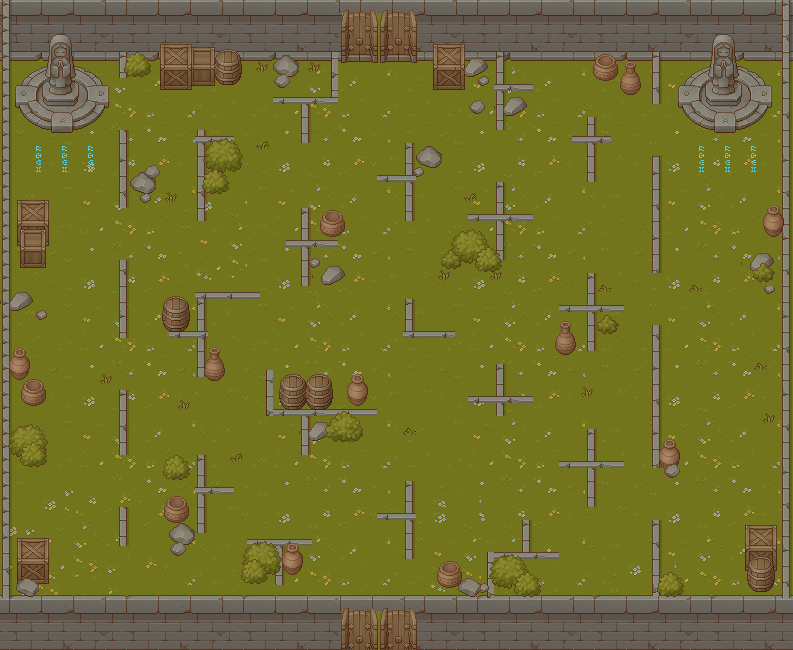

A level layout from a 2D game, rendered from its tile map. Below: a short description, then the map file with tile-grid data replaced by summaries:
An orthogonal 61x50 tile map with 13x13 px tiles, 26 tile layers (Ground, GRass, WallsBack, Walls, ...), 8 tilesets.

<map version="1.10" tiledversion="1.12.1" orientation="orthogonal" renderorder="right-down" width="61" height="50" tilewidth="13" tileheight="13" infinite="0" nextlayerid="40" nextobjectid="1">
 <tileset firstgid="1" name="TX Props with Shadow" tilewidth="13" tileheight="13" tilecount="1521" columns="39">
  <image source="TX Props with Shadow.png" width="512" height="512" />
 </tileset>
 <tileset firstgid="1522" name="TX Plant with Shadow" tilewidth="13" tileheight="13" tilecount="1521" columns="39">
  <image source="TX Plant with Shadow.png" width="512" height="512" />
 </tileset>
 <tileset firstgid="3043" name="TX Plant" tilewidth="13" tileheight="13" tilecount="1521" columns="39">
  <image source="TX Plant.png" width="512" height="512" />
 </tileset>
 <tileset firstgid="4564" name="TX Player" tilewidth="13" tileheight="13" tilecount="81" columns="9">
  <image source="TX Player.png" width="128" height="128" />
 </tileset>
 <tileset firstgid="4645" name="TX Props" tilewidth="13" tileheight="13" tilecount="1521" columns="39">
  <image source="TX Props.png" width="512" height="512" />
 </tileset>
 <tileset firstgid="6166" name="TX Tileset Grass" tilewidth="13" tileheight="13" tilecount="361" columns="19">
  <image source="TX Tileset Grass.png" width="256" height="256" />
 </tileset>
 <tileset firstgid="6527" name="TX Tileset Stone Ground" tilewidth="13" tileheight="13" tilecount="361" columns="19">
  <image source="TX Tileset Stone Ground.png" width="256" height="256" />
 </tileset>
 <tileset firstgid="6888" name="TX Tileset Wall" tilewidth="13" tileheight="13" tilecount="1521" columns="39">
  <image source="TX Tileset Wall.png" width="512" height="512" />
 </tileset>
 <layer id="1" name="Ground" width="61" height="50">
  <data>[3050 cells, 3050 non-empty, 144 distinct tile ids]</data>
 </layer>
 <layer id="37" name="GRass" width="61" height="50">
  <data>[3050 cells, 60 non-empty, 10 distinct tile ids]</data>
 </layer>
 <layer id="12" name="WallsBack" width="61" height="50">
  <data>[3050 cells, 40 non-empty, 24 distinct tile ids]</data>
 </layer>
 <layer id="2" name="Walls" width="61" height="50">
  <data>[3050 cells, 556 non-empty, 54 distinct tile ids]</data>
 </layer>
 <layer id="26" name="walls_exit" width="61" height="50">
  <data>[3050 cells, 12 non-empty, 12 distinct tile ids]</data>
 </layer>
 <layer id="13" name="Walls_Side" width="61" height="50">
  <data>[3050 cells, 92 non-empty, 6 distinct tile ids]</data>
 </layer>
 <layer id="3" name="Exit" width="61" height="50">
  <data>[3050 cells, 16 non-empty, 16 distinct tile ids]</data>
 </layer>
 <layer id="5" name="Exit2" width="61" height="50">
  <data>[3050 cells, 16 non-empty, 16 distinct tile ids]</data>
 </layer>
 <layer id="10" name="Exit - Open" width="61" height="50">
  <data>[3050 cells, 16 non-empty, 16 distinct tile ids]</data>
 </layer>
 <layer id="11" name="Exit2 - Open" width="61" height="50">
  <data>[3050 cells, 16 non-empty, 16 distinct tile ids]</data>
 </layer>
 <layer id="6" name="Entrance" width="61" height="50">
  <data>[3050 cells, 20 non-empty, 20 distinct tile ids]</data>
 </layer>
 <layer id="7" name="Entrance2" width="61" height="50">
  <data>[3050 cells, 20 non-empty, 20 distinct tile ids]</data>
 </layer>
 <layer id="8" name="Entracne - Open" width="61" height="50">
  <data>[3050 cells, 20 non-empty, 20 distinct tile ids]</data>
 </layer>
 <layer id="9" name="Entrance2 - Open" width="61" height="50">
  <data>[3050 cells, 20 non-empty, 20 distinct tile ids]</data>
 </layer>
 <layer id="28" name="AbelSpawn" width="61" height="50">
  <data>[3050 cells, 62 non-empty, 56 distinct tile ids]</data>
 </layer>
 <layer id="27" name="Cain1Spawn" width="61" height="50">
  <data>[3050 cells, 56 non-empty, 56 distinct tile ids]</data>
 </layer>
 <layer id="30" name="CainBanishmentTile" width="61" height="50">
  <data>[3050 cells, 32 non-empty, 28 distinct tile ids]</data>
 </layer>
 <layer id="31" name="AbelBanishmentTile" width="61" height="50">
  <data>[3050 cells, 28 non-empty, 28 distinct tile ids]</data>
 </layer>
 <layer id="38" name="CainBanishmentTrue" width="61" height="50">
  <data>[3050 cells, 18 non-empty, 6 distinct tile ids]</data>
 </layer>
 <layer id="39" name="AbelBanishmentTrue" width="61" height="50">
  <data>[3050 cells, 18 non-empty, 6 distinct tile ids]</data>
 </layer>
 <layer id="29" name="MazeTileVertical" width="61" height="50">
  <data>[3050 cells, 150 non-empty, 14 distinct tile ids]</data>
 </layer>
 <layer id="32" name="MazeTileHorizontal" width="61" height="50">
  <data>[3050 cells, 77 non-empty, 5 distinct tile ids]</data>
 </layer>
 <layer id="33" name="InteractiveItemsLayer" width="61" height="50">
  <data>[3050 cells, 195 non-empty, 72 distinct tile ids]</data>
 </layer>
 <layer id="34" name="InteractiveTileLayer2" width="61" height="50">
  <data>[3050 cells, 102 non-empty, 57 distinct tile ids]</data>
 </layer>
 <layer id="35" name="Design" width="61" height="50">
  <data>[3050 cells, 141 non-empty, 30 distinct tile ids]</data>
 </layer>
 <layer id="36" name="Design2" width="61" height="50">
  <data>[3050 cells, 170 non-empty, 35 distinct tile ids]</data>
 </layer>
</map>
